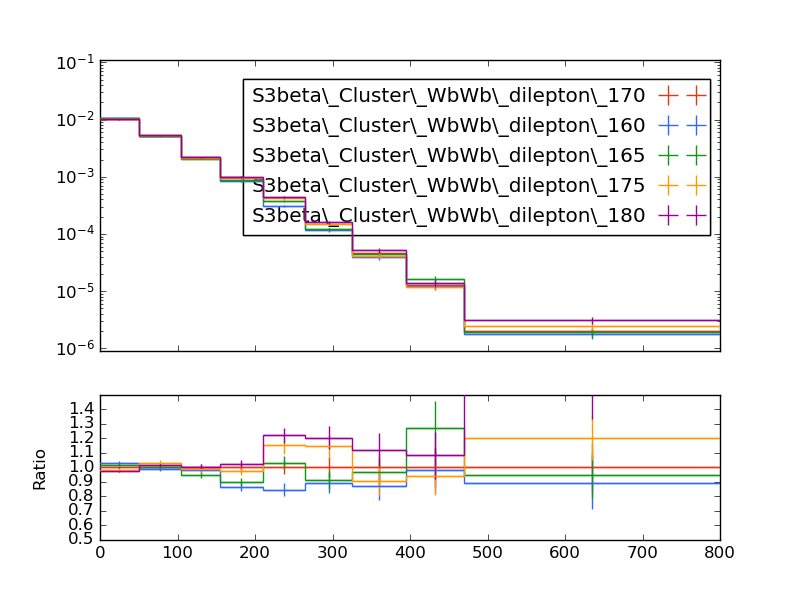

The script that saved this image:
#! /usr/bin/env python

# This Python script was auto-generated using YODA v2.0.1.
# Analysis object: /WbWb_dilepton/pT_bb4l
# Timestamp: 27-02-2025 (11:02:17)

import matplotlib as mpl
import matplotlib.pyplot as plt
mpl.use('Agg') # comment out for interactive use
import os
import numpy as np

plotDir = os.path.split(os.path.realpath(__file__))[0]
if 'YODA_USER_PLOT_PATH' in globals():
    plot_outdir = globals()['YODA_USER_PLOT_PATH']
else:
    plot_outdir = plotDir

#plot style
plt.style.use(os.path.join(plotDir, '../default.mplstyle'))

plt.rcParams['text.usetex'] = False
plt.style.use(['classic'])
plt.rc('font', family='DejaVu Sans')
# plot metadata
figW, figH = plt.rcParams['figure.figsize']
ax_xLabel = r''
ax_yLabel = r''
ax_title  = r''
ax_xScale = 'linear'
ax_yScale = 'log'
xLims = (0.0, 800.0)
yLims = (9e-07, 0.11000000000000001)

# TeX-friendly labels for the legend
labels = {
    'legend' : ([ r"S3beta\_Cluster\_WbWb\_dilepton\_170", r"S3beta\_Cluster\_WbWb\_dilepton\_160", r"S3beta\_Cluster\_WbWb\_dilepton\_165", r"S3beta\_Cluster\_WbWb\_dilepton\_175", r"S3beta\_Cluster\_WbWb\_dilepton\_180" ], r""),
}

# Adjust canvas width and height
canvasW = 10.0
canvasH = 9.0
figW *= canvasW/10.
figH *= canvasH/9.

# Create figure and axis objects
fig, (ax, ratio0_ax) = plt.subplots(2, 1, sharex=True,
                  figsize=(figW,figH), gridspec_kw={'height_ratios': (6.0, 3.0)})

# Set figure margins
plt.subplots_adjust(
    left   = 1.0 * plt.rcParams['figure.subplot.left'],
    right  = 1.0 * plt.rcParams['figure.subplot.right'],
    top    = 1.0 * plt.rcParams['figure.subplot.top'],
    bottom = 1.0 * plt.rcParams['figure.subplot.bottom'])

ratio0_ax.yaxis.set_major_locator(mpl.ticker.MultipleLocator(0.1))
ratio0_ax.set_ylim(0.5, 1.4999)
ratio0_ax.set_ylabel('Ratio')

# the numerical data is stored in a separate file
dataf = dict()
prefix = os.path.split(__file__)[0]
if prefix:    prefix = prefix + '/'
exec(open(prefix+'pT_bb4l__data.py').read(), dataf)


legend_handles = dict() # keep track of handles for the legend

# style options for curves
# starts at zorder>=5 to draw curve on top of legend
styles = {
  'S3beta_Cluster_WbWb_dilepton_170.yoda.gz': {
    'color' : '#EE3311',
    'linestyle' : '-',
    'linewidth' : 1,
    'marker' : 'none',
    'markersize' : 2,
    'capsize' : 0.0,
    'zorder' : 5,
    'histstyle' : 1,
    'drawstyle' : 'steps-pre',
    'xerrorbars' : 1,
    'yerrorbars' : 1,
    'fillcolor' : None,
    'fillopacity' : 1.0,
    'ratio0_linestyle' : '-',
    'ratio0_linewidth' : 1,
    'ratio0_marker' : 'none',
    'ratio0_markersize' : 2,
    'ratio0_capsize' : 0.0,
    'ratio0_zorder' : 5,
    'ratio0_histstyle' : 1,
    'ratio0_drawstyle' : 'steps-pre',
    'ratio0_xerrorbars' : 1,
    'ratio0_yerrorbars' : 1,
  },
  'S3beta_Cluster_WbWb_dilepton_160.yoda.gz': {
    'color' : '#3366FF',
    'linestyle' : '-',
    'linewidth' : 1,
    'marker' : 'none',
    'markersize' : 2,
    'capsize' : 0.0,
    'zorder' : 6,
    'histstyle' : 1,
    'drawstyle' : 'steps-pre',
    'xerrorbars' : 1,
    'yerrorbars' : 1,
    'fillcolor' : None,
    'fillopacity' : 1.0,
    'ratio0_linestyle' : '-',
    'ratio0_linewidth' : 1,
    'ratio0_marker' : 'none',
    'ratio0_markersize' : 2,
    'ratio0_capsize' : 0.0,
    'ratio0_zorder' : 6,
    'ratio0_histstyle' : 1,
    'ratio0_drawstyle' : 'steps-pre',
    'ratio0_xerrorbars' : 1,
    'ratio0_yerrorbars' : 1,
  },
  'S3beta_Cluster_WbWb_dilepton_165.yoda.gz': {
    'color' : '#109618',
    'linestyle' : '-',
    'linewidth' : 1,
    'marker' : 'none',
    'markersize' : 2,
    'capsize' : 0.0,
    'zorder' : 7,
    'histstyle' : 1,
    'drawstyle' : 'steps-pre',
    'xerrorbars' : 1,
    'yerrorbars' : 1,
    'fillcolor' : None,
    'fillopacity' : 1.0,
    'ratio0_linestyle' : '-',
    'ratio0_linewidth' : 1,
    'ratio0_marker' : 'none',
    'ratio0_markersize' : 2,
    'ratio0_capsize' : 0.0,
    'ratio0_zorder' : 7,
    'ratio0_histstyle' : 1,
    'ratio0_drawstyle' : 'steps-pre',
    'ratio0_xerrorbars' : 1,
    'ratio0_yerrorbars' : 1,
  },
  'S3beta_Cluster_WbWb_dilepton_175.yoda.gz': {
    'color' : '#FF9900',
    'linestyle' : '-',
    'linewidth' : 1,
    'marker' : 'none',
    'markersize' : 2,
    'capsize' : 0.0,
    'zorder' : 8,
    'histstyle' : 1,
    'drawstyle' : 'steps-pre',
    'xerrorbars' : 1,
    'yerrorbars' : 1,
    'fillcolor' : None,
    'fillopacity' : 1.0,
    'ratio0_linestyle' : '-',
    'ratio0_linewidth' : 1,
    'ratio0_marker' : 'none',
    'ratio0_markersize' : 2,
    'ratio0_capsize' : 0.0,
    'ratio0_zorder' : 8,
    'ratio0_histstyle' : 1,
    'ratio0_drawstyle' : 'steps-pre',
    'ratio0_xerrorbars' : 1,
    'ratio0_yerrorbars' : 1,
  },
  'S3beta_Cluster_WbWb_dilepton_180.yoda.gz': {
    'color' : '#990099',
    'linestyle' : '-',
    'linewidth' : 1,
    'marker' : 'none',
    'markersize' : 2,
    'capsize' : 0.0,
    'zorder' : 9,
    'histstyle' : 1,
    'drawstyle' : 'steps-pre',
    'xerrorbars' : 1,
    'yerrorbars' : 1,
    'fillcolor' : None,
    'fillopacity' : 1.0,
    'ratio0_linestyle' : '-',
    'ratio0_linewidth' : 1,
    'ratio0_marker' : 'none',
    'ratio0_markersize' : 2,
    'ratio0_capsize' : 0.0,
    'ratio0_zorder' : 9,
    'ratio0_histstyle' : 1,
    'ratio0_drawstyle' : 'steps-pre',
    'ratio0_xerrorbars' : 1,
    'ratio0_yerrorbars' : 1,
  },
}

# curve from input yoda files in main panel
for label, yvals in dataf['yvals'].items():
    if all(np.isnan(v) for v in dataf['yvals'][label]):
        continue
    tmp = None
    if styles[label]['histstyle']: # draw as histogram
        xpos = dataf['xedges'][label] if styles[label]['drawstyle'] else dataf['xpoints'][label]
        ypos = np.insert(yvals, 0, yvals[0]) if styles[label]['drawstyle'] else yvals
        if styles[label]['fillcolor']: # fill area below curve
            ax.fill_between(xpos, ypos, step='pre',
                            color=styles[label]['fillcolor'],
                            alpha=styles[label]['fillopacity'])
        tmp, = ax.plot(xpos, ypos,
                       color=styles[label]['color'],
                       linestyle=styles[label]['linestyle'],
                       linewidth=styles[label]['linewidth'],
                       drawstyle=styles[label]['drawstyle'], solid_joinstyle='miter',
                       zorder=styles[label]['zorder'], label=label)
    tmp = ax.errorbar(dataf['xpoints'][label], yvals,
                      xerr=np.array(dataf['xerrs'][label])*styles[label]['xerrorbars'],
                      yerr=np.array(dataf['yerrs'][label])*styles[label]['yerrorbars'],
                      fmt=styles[label]['marker'], capsize=styles[label]['capsize'],
                      markersize=styles[label]['markersize'],
                      ecolor=styles[label]['color'],
                      color=styles[label]['color'], zorder=styles[label]['zorder'])
    tmp[-1][0].set_linestyle(styles[label]['linestyle'])
    tmp[-1][0].set_linewidth(styles[label]['linewidth'])
    if label in dataf['add_legend_handle']:  legend_handles[label] = tmp
    for varLabel in dataf['variation_yvals'].keys():
        if varLabel.startswith(label):
            tmp, = ax.plot(dataf['xedges'][label], dataf['variation_yvals'][varLabel],
                           color=styles[label]['color'],
                           linestyle=styles[label]['linestyle'],
                           linewidth=styles[label]['linewidth'],
                           drawstyle='steps-pre', solid_joinstyle='miter',
                           zorder=styles[label]['zorder'], alpha=0.5)


# plots on ratio panel
# curve from input yoda files in ratio panel
for label, yvals in dataf['ratio0_yvals'].items():
    if all(np.isnan(v) for v in yvals):
        continue
    if styles[label]['ratio0_histstyle']: # plot as histogram
        xpos = dataf['xedges']['S3beta_Cluster_WbWb_dilepton_170.yoda.gz'] if styles[label]['ratio0_drawstyle'] else dataf['xpoints']['S3beta_Cluster_WbWb_dilepton_170.yoda.gz']
        ypos = np.insert(yvals, 0, yvals[0]) if styles[label]['ratio0_drawstyle'] else yvals
        ratio0_ax.plot(xpos, ypos,
                       color=styles[label]['color'],
                       linewidth=styles[label]['linewidth'],
                       linestyle=styles[label]['ratio0_linestyle'],
                       drawstyle=styles[label]['ratio0_drawstyle'], zorder=styles[label]['zorder'],
                       solid_joinstyle='miter')
    tmp = ratio0_ax.errorbar(dataf['xpoints']['S3beta_Cluster_WbWb_dilepton_170.yoda.gz'], yvals,
                             xerr=np.array(dataf['ref_xerrs'])*styles[label]['ratio0_xerrorbars'],
                             yerr=np.array(dataf['ratio0_yerrs'][label])*styles[label]['ratio0_yerrorbars'],
                             fmt=styles[label]['ratio0_marker'], capsize=styles[label]['ratio0_capsize'],
                             markersize=styles[label]['ratio0_markersize'],
                             ecolor=styles[label]['color'],
                             color=styles[label]['color'])
    tmp[-1][0].set_linestyle(styles[label]['ratio0_linestyle'])
    tmp[-1][0].set_linewidth(styles[label]['ratio0_linewidth'])

    for varlabel in dataf['ratio0_variation_vals'].keys():
        if varlabel.startswith(label):
            ratio0_ax.plot(dataf['xedges']['S3beta_Cluster_WbWb_dilepton_170.yoda.gz'],
                            dataf['ratio0_variation_vals'][varlabel],
                            color=styles[label]['color'],
                            linestyle=styles[label]['linestyle'],
                            linewidth=styles[label]['linewidth'],
                            drawstyle='steps-pre', solid_joinstyle='miter',
                            zorder=1, alpha=0.5)

legend_items = list(legend_handles.values())
ax.add_artist(ax.legend(legend_items,
                        labels['legend'][0],
                        title=labels['legend'][1],
                        alignment='right',
                        loc='upper right',
                        bbox_to_anchor=(1.0, 0.97),markerfirst=False))

# set plot metadata as defined above
ratio0_ax.set_xlabel(ax_xLabel)
ratio0_ax.xaxis.set_label_coords(1., -0.15)
ax.set_ylabel(ax_yLabel, ha='right', va='top')
ax.yaxis.set_label_coords(-0.11, 1.0)
ax.set_title(ax_title, loc='left')
ax.set_xscale(ax_xScale)
ax.set_yscale(ax_yScale)
ax.set_xlim(xLims)
ax.set_ylim(yLims)

# tick formatting
plt.rcParams['xtick.top'] = True
plt.rcParams['ytick.right'] = True
ax.yaxis.set_major_locator(mpl.ticker.LogLocator(base=10.0, numticks=np.inf))
ax.yaxis.set_minor_locator(mpl.ticker.LogLocator(
                           base=10.0, subs=np.arange(0.1, 1, 0.1), numticks=np.inf))
fig.align_ylabels((ax, ratio0_ax))
plt.savefig(os.path.join(plot_outdir, 'pT_bb4l.pdf'), format='PDF')
plt.savefig(os.path.join(plot_outdir, 'pT_bb4l.png'), format='PNG')

plt.close(fig)
